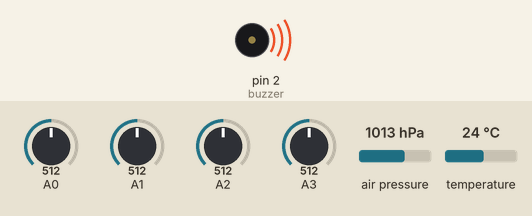
Simulated run of this sketch. Board: Arduino Uno, built with avr-gcc and run on an emulated ATmega328P. Shown: buzzer (waves = sounding). Inputs (shaded band) come from the test bench; at power-on: A0 = 512, A1 = 512, A2 = 512, A3 = 512, air pressure 1013 hPa, temperature 24 °C. Storage starts empty; what the sketch prints to the serial monitor is not drawn.

Above: at 2.4 s.
Timing chart, 0 to 5.4 s (numbered marks = the images above):
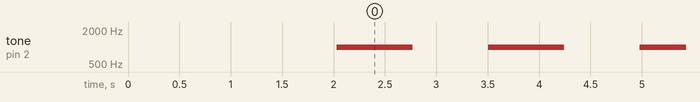

The sketch:

cansat_arduino_code.ino
```cpp
#include <Wire.h>
#include <SPI.h>
#include <Adafruit_Sensor.h>
#include <Adafruit_BME280.h>
#include <Adafruit_BMP280.h>
#include <SD.h>
#include <math.h>

#define SD_CS 10

#define SEALEVELPRESSURE_HPA (1018.7)

Adafruit_BME280 bme;
Adafruit_BMP280 bmp;


File file;

//sets the delay on loop
unsigned long delayTime = 700;

// buzzer
const int buzzer = 2;
bool buzzer_timing = true;


// Change this to true if you want to save the data to an SD Card
bool sdCard = true;

// Both should start as false, later in the code only one of them will be changed to know wich sensor is being used
bool isBME = false;
bool isBMP = false;

// This is the name of the file that will be created if sdCard = True
String fileName = "sensores.csv";

// Creates a custom struct to save the bme280 or bmp280 data
struct BMEPData {
  float temperature;
  float pressure;
  float altitude;
};


void setup() {
  Serial.begin(9600);
  delay(2000);

  // Prepare to send data
  Wire.begin();

  // configure the analog pins for the uv sensors
  pinMode(A0, INPUT);
  pinMode(A1, INPUT);
  pinMode(A2, INPUT);
  pinMode(A3, INPUT);

  // pin buzzer
  pinMode(buzzer, OUTPUT);

  if (sdCard){
    // Initializes the sd card module
    pinMode(SD_CS, OUTPUT);
    bool sd_status = SD.begin(SD_CS);
    // Checks if the SD card was initialized and stops the program if not
    if (!sd_status) {
      Serial.println("SD Card initialization failed!");
      sdCard = false;
    }
    else {
      // creates/opens a file in the sd card
      file = SD.open(fileName, FILE_WRITE);

      // Checks if the file was created
      if (file) {
        file.println("Temperature, Pressure, Altitude, UV1, UV2, UV3, UV4, SumUV, Time, Sum, Checksum"); // Header for the csv file
      }
      else {
          Serial.println("no file");
      }

      // Closes the file
      file.close();
    }
  }

  // Initializes the BME280 or the BMP280 sensor
  isBME = bme.begin();
  isBMP = bmp.begin();
}


void loop() {

  buzzer_sound();

  // Saves the BME sensor data
  BMEPData bmepData = bmepValues();

  float temperature = bmepData.temperature;
  float pressure = bmepData.pressure;


  float altitude = bmepData.altitude;


  // Saves the UV sensor data to an array
  float sensorUVdata[4];

  sensorUVdata[0] = uvValues(A0);
  sensorUVdata[1] = uvValues(A1);
  sensorUVdata[2] = uvValues(A2);
  sensorUVdata[3] = uvValues(A3);


  // Chooses the highest value from across the 4 UV sensors and saves it
  float sumUV = 0;
  for(int i = 0; i < 4; i++){
    sumUV += sensorUVdata[i];
  }

  // Time in milliseconds
  unsigned long time_ms = millis();


  // CheckSum

  float data[] = {temperature, pressure, altitude,  sensorUVdata[0], sensorUVdata[1], sensorUVdata[2], sensorUVdata[3], sumUV, time_ms};
  int size = sizeof(data) / sizeof(data[0]);  // Calculate number of elements in the array

  float sum = 0;  // Variable to hold the total sum

  for (int i = 0; i < size; i++) {
    sum += data[i]; // Multiply each value by 100 to preserve 2 decimal places, then convert to integer
  }
  sum *=100;
  unsigned long sum2 = round(sum);
  byte checksum = sum2 % 256;  // Compute 1-byte checksum (modulo 256)


  String data_values = String(temperature) + "," +
  String(pressure) + "," +
  String(altitude) + "," +
  String(sensorUVdata[0]) + "," +
  String(sensorUVdata[1]) + "," +
  String(sensorUVdata[2]) + "," +
  String(sensorUVdata[3]) + "," +
  String(sumUV) + "," +
  String(time_ms) + "," +
  String(sum2) + ","+
  String(checksum);

  // Sending data to APC220
  Serial.println(data_values);


  // Write to SD card
  if (sdCard) {
    file = SD.open(fileName, FILE_WRITE);

    file.println(data_values);

    file.close();
  }

  delay(delayTime);
}
// End of loop


// Returns the values received from the bme280 or the bmp280
BMEPData bmepValues() {
  BMEPData data;
  if (isBME) {
    data.temperature = bme.readTemperature();
    data.pressure = (bme.readPressure() / 100.0F) * 100; // pascais!!!
    data.altitude = bme.readAltitude(SEALEVELPRESSURE_HPA);
  }
  else if (isBMP) {
    data.temperature = bmp.readTemperature();
    data.pressure = (bmp.readPressure() / 100.0F) * 100;
    data.altitude = bmp.readAltitude(SEALEVELPRESSURE_HPA);
  }
  else {
    data.temperature = NAN;
    data.pressure = NAN;
    data.altitude = NAN;
  }


  return data;
}


// Returns the values received from a uv sensor
float uvValues(int pin) {
  float sensorUV = (float)analogRead(pin) * 5000 / 1023.0;

  return sensorUV;
}

void buzzer_sound() {
  if (buzzer_timing) {
    buzzer_timing = false;
    tone(buzzer, 1000);
  }
  else {
    buzzer_timing = true;
    noTone(buzzer);
  }
}
```

Measured:
- by itself, tone on pin 2 (buzzer): alternates 1000 Hz for 0.74 s and silent for 0.74 s
